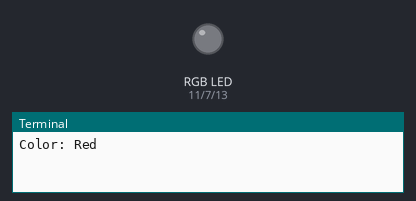
The program below on a simulated Raspberry Pi (header pin numbers). Parts: an RGB LED mixed from three pins (HIGH = lit), the last lines printed to the terminal. At 14.9 s the program stops and its outputs stay as they are.

Above: at 0.15 s.
At 2.74 s:
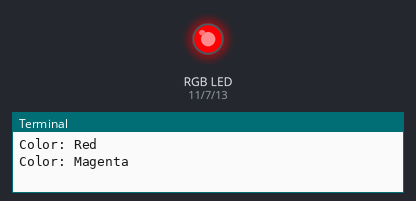
At 3.64 s:
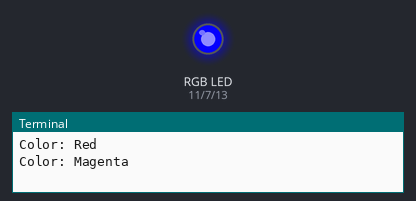
At 8.02 s:
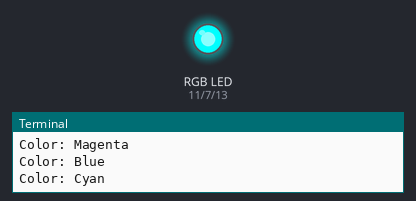
At 13.0 s:
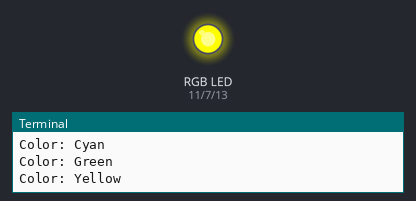
At 13.6 s:
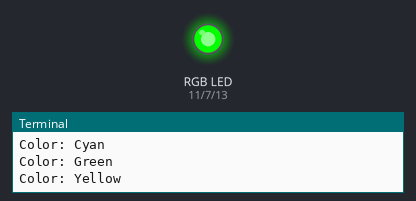
Timing chart, 0 to 16.4 s (numbered marks = the images above):
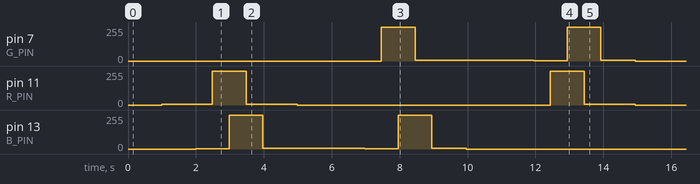

Measured:
- by itself, pin 7 (G_PIN): 0/255 → 252/255 at 7.5 s, → 5/255 0.99 s later, → 3/255 3.5 s later, → 252/255 0.99 s later, … (6 changes in this stretch)
- by itself, pin 11 (R_PIN): 0/255 → 5/255 at 0.99 s, → 252/255 1.5 s later, → 5/255 0.99 s later, → 0/255 1.5 s later, … (7 changes in this stretch)
- by itself, pin 13 (B_PIN): 0/255 → 3/255 at 2.0 s, → 252/255 0.99 s later, → 5/255 0.99 s later, → 3/255 3.0 s later, … (7 changes in this stretch)

The program:

11_rgb_smd_led.py
```python
import RPi.GPIO as GPIO
import time


def fade_blink(pin, pin_val, reverse=False):
    if not pin_val:
        return

    _range = range(100, 1, -1) if reverse else range(1, 100)

    for i in _range:
        pin.ChangeDutyCycle(i)
        time.sleep(0.005)


G_PIN = 7
R_PIN = 11
B_PIN = 13

GPIO.setmode(GPIO.BOARD)  # Set GPIO mode to BOARD to use pin numbers
GPIO.setup([R_PIN, G_PIN, B_PIN], GPIO.OUT)  # Prepare the color pins

red_pin = GPIO.PWM(R_PIN, 2000)  # set Frequece to 2KHz
green_pin = GPIO.PWM(G_PIN, 2000)
blue_pin = GPIO.PWM(B_PIN, 2000)

red_pin.start(0)
green_pin.start(0)
blue_pin.start(0)

string_colors = ['Red', 'Magenta', 'Blue', 'Cyan', 'Green', 'Yellow']
led_colors = [(1, 0, 0), (1, 0, 1), (0, 0, 1), (0, 1, 1), (0, 1, 0), (1, 1, 0)]

for color_tuple in led_colors:  # Iterate over the led_colors array
    green_pin.ChangeDutyCycle(color_tuple[1])
    red_pin.ChangeDutyCycle(color_tuple[0])
    blue_pin.ChangeDutyCycle(color_tuple[2])

    index = led_colors.index(color_tuple)  # Get the index to print color name
    print("Color: {}".format(string_colors[index]))  # Print current color name

    # Change intensity from 1 to 100
    fade_blink(red_pin, color_tuple[0])
    fade_blink(green_pin, color_tuple[1])
    fade_blink(blue_pin, color_tuple[2])

    # Change intensity from 100 to 0
    fade_blink(red_pin, color_tuple[0], reverse=True)
    fade_blink(green_pin, color_tuple[1], reverse=True)
    fade_blink(blue_pin, color_tuple[2], reverse=True)

    time.sleep(1)  # Wait 1 second

GPIO.cleanup()  # Clear GPIO
```
